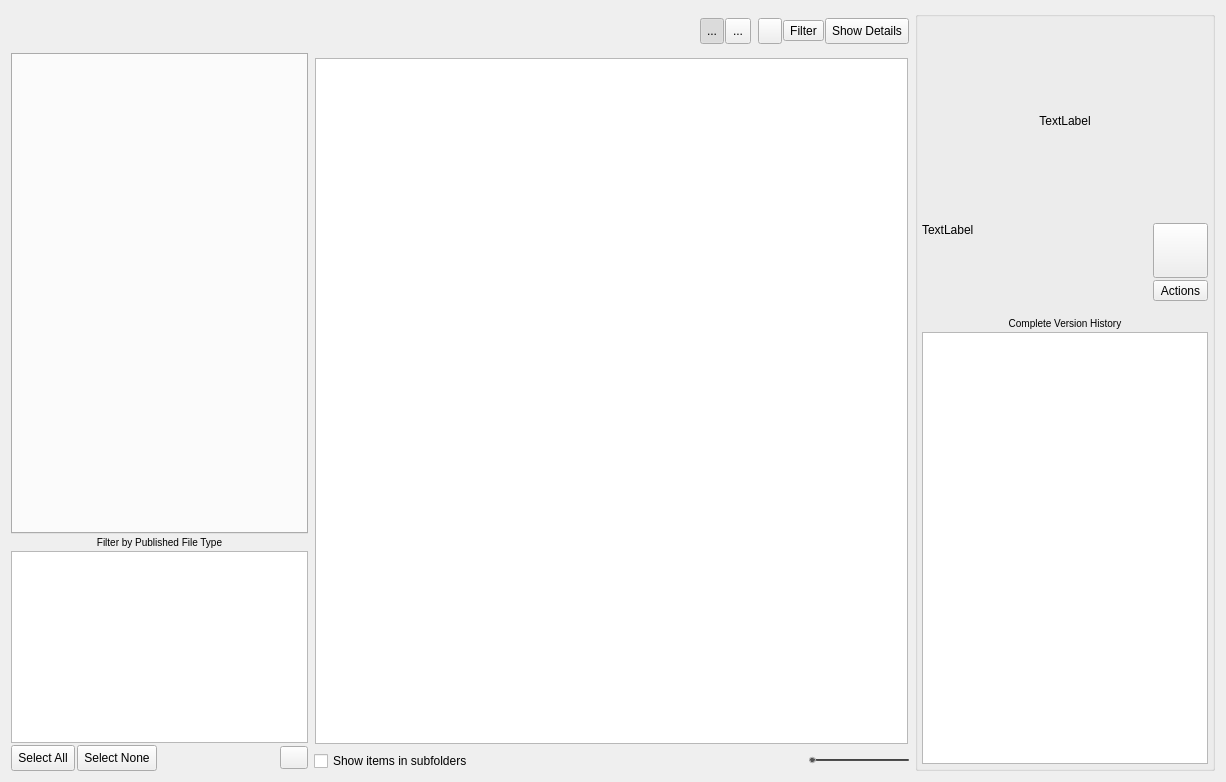
<?xml version="1.0" encoding="UTF-8"?>
<ui version="4.0">
 <class>Dialog</class>
 <widget class="QDialog" name="Dialog">
  <property name="geometry">
   <rect>
    <x>0</x>
    <y>0</y>
    <width>1226</width>
    <height>782</height>
   </rect>
  </property>
  <property name="windowTitle">
   <string>Load items into your scene</string>
  </property>
  <layout class="QHBoxLayout" name="horizontalLayout_3" stretch="1,2,0">
   <item>
    <layout class="QVBoxLayout" name="left_area">
     <property name="spacing">
      <number>2</number>
     </property>
     <item>
      <layout class="QHBoxLayout" name="top_toolbar">
       <item>
        <widget class="QToolButton" name="navigation_home">
         <property name="minimumSize">
          <size>
           <width>40</width>
           <height>40</height>
          </size>
         </property>
         <property name="maximumSize">
          <size>
           <width>40</width>
           <height>40</height>
          </size>
         </property>
         <property name="toolTip">
          <string>Clicking the &lt;i&gt;home button&lt;/i&gt; will take you to the location that best matches your current work area.</string>
         </property>
         <property name="accessibleName">
          <string>navigation_home</string>
         </property>
         <property name="styleSheet">
          <string notr="true">QToolButton{
   border: none;
   background-color: none;
   background-repeat: no-repeat;
   background-position: center center;
   background-image: url(:/res/home.png);
}

QToolButton:hover{
background-image: url(:/res/home_hover.png);
}

QToolButton:Pressed {
background-image: url(:/res/home_pressed.png);
}
</string>
         </property>
        </widget>
       </item>
       <item>
        <widget class="QToolButton" name="navigation_prev">
         <property name="minimumSize">
          <size>
           <width>40</width>
           <height>40</height>
          </size>
         </property>
         <property name="maximumSize">
          <size>
           <width>40</width>
           <height>40</height>
          </size>
         </property>
         <property name="toolTip">
          <string>&lt;i&gt;Go back&lt;/i&gt; in the folder history.</string>
         </property>
         <property name="accessibleName">
          <string>navigation_prev</string>
         </property>
         <property name="styleSheet">
          <string notr="true">QToolButton{
   border: none;
   background-color: none;
   background-repeat: no-repeat;
   background-position: center center;
   background-image: url(:/res/left_arrow.png);
}

QToolButton:disabled{
   background-image: url(:/res/left_arrow_disabled.png);
}

QToolButton:hover{
background-image: url(:/res/left_arrow_hover.png);
}

QToolButton:Pressed {
background-image: url(:/res/left_arrow_pressed.png);
}
</string>
         </property>
        </widget>
       </item>
       <item>
        <widget class="QToolButton" name="navigation_next">
         <property name="minimumSize">
          <size>
           <width>40</width>
           <height>40</height>
          </size>
         </property>
         <property name="maximumSize">
          <size>
           <width>40</width>
           <height>40</height>
          </size>
         </property>
         <property name="toolTip">
          <string>&lt;i&gt;Go forward&lt;/i&gt; in the folder history.</string>
         </property>
         <property name="accessibleName">
          <string>navigation_next</string>
         </property>
         <property name="styleSheet">
          <string notr="true">QToolButton{
   border: none;
   background-color: none;
   background-repeat: no-repeat;
   background-position: center center;
   background-image: url(:/res/right_arrow.png);
}

QToolButton:disabled{
   background-image: url(:/res/right_arrow_disabled.png);
}


QToolButton:hover{
background-image: url(:/res/right_arrow_hover.png);
}

QToolButton:Pressed {
background-image: url(:/res/right_arrow_pressed.png);
}
</string>
         </property>
        </widget>
       </item>
       <item>
        <widget class="QLabel" name="label">
         <property name="text">
          <string/>
         </property>
        </widget>
       </item>
      </layout>
     </item>
     <item>
      <widget class="QTabWidget" name="entity_preset_tabs">
       <property name="maximumSize">
        <size>
         <width>300</width>
         <height>16777202</height>
        </size>
       </property>
       <property name="toolTip">
        <string>This area shows &lt;i&gt;ShotGrid objects&lt;/i&gt; such as Shots or Assets, grouped into sections. </string>
       </property>
       <property name="accessibleName">
        <string>entity_preset_tabs</string>
       </property>
       <property name="currentIndex">
        <number>-1</number>
       </property>
       <property name="usesScrollButtons">
        <bool>true</bool>
       </property>
      </widget>
     </item>
     <item>
      <widget class="QLabel" name="label_4">
       <property name="text">
        <string>&lt;small&gt;Filter by Published File Type&lt;/small&gt;</string>
       </property>
       <property name="alignment">
        <set>Qt::AlignCenter</set>
       </property>
      </widget>
     </item>
     <item>
      <widget class="QListView" name="publish_type_list">
       <property name="sizePolicy">
        <sizepolicy hsizetype="Preferred" vsizetype="Maximum">
         <horstretch>0</horstretch>
         <verstretch>0</verstretch>
        </sizepolicy>
       </property>
       <property name="minimumSize">
        <size>
         <width>100</width>
         <height>100</height>
        </size>
       </property>
       <property name="toolTip">
        <string>This list shows all the relevant &lt;i&gt;publish types&lt;/i&gt; for your current selection. By ticking and unticking items in this list, publishes in the main view will be shown or hidden. You can see a summary count next to each publish type, showing how many items of that sort are matching your current selection.</string>
       </property>
       <property name="accessibleName">
        <string>publish_type_list</string>
       </property>
       <property name="styleSheet">
        <string notr="true">QListView::item {
    border-top: 1px dotted #888888;
    padding: 5px;
 }</string>
       </property>
       <property name="editTriggers">
        <set>QAbstractItemView::NoEditTriggers</set>
       </property>
       <property name="showDropIndicator" stdset="0">
        <bool>false</bool>
       </property>
       <property name="selectionMode">
        <enum>QAbstractItemView::NoSelection</enum>
       </property>
       <property name="uniformItemSizes">
        <bool>true</bool>
       </property>
      </widget>
     </item>
     <item>
      <layout class="QHBoxLayout" name="horizontalLayout_6">
       <property name="spacing">
        <number>2</number>
       </property>
       <item>
        <widget class="QToolButton" name="check_all">
         <property name="sizePolicy">
          <sizepolicy hsizetype="Fixed" vsizetype="Preferred">
           <horstretch>0</horstretch>
           <verstretch>0</verstretch>
          </sizepolicy>
         </property>
         <property name="minimumSize">
          <size>
           <width>60</width>
           <height>26</height>
          </size>
         </property>
         <property name="text">
          <string>Select All</string>
         </property>
        </widget>
       </item>
       <item>
        <widget class="QToolButton" name="check_none">
         <property name="sizePolicy">
          <sizepolicy hsizetype="Fixed" vsizetype="Preferred">
           <horstretch>0</horstretch>
           <verstretch>0</verstretch>
          </sizepolicy>
         </property>
         <property name="minimumSize">
          <size>
           <width>75</width>
           <height>26</height>
          </size>
         </property>
         <property name="text">
          <string>Select None</string>
         </property>
        </widget>
       </item>
       <item>
        <widget class="QLabel" name="label_3">
         <property name="text">
          <string/>
         </property>
         <property name="alignment">
          <set>Qt::AlignRight|Qt::AlignTrailing|Qt::AlignVCenter</set>
         </property>
        </widget>
       </item>
       <item>
        <widget class="QToolButton" name="cog_button">
         <property name="toolTip">
          <string>Tools and Settings</string>
         </property>
         <property name="accessibleName">
          <string>cog_button</string>
         </property>
         <property name="icon">
          <iconset resource="resources.qrc">
           <normaloff>:/res/gear.png</normaloff>:/res/gear.png</iconset>
         </property>
         <property name="iconSize">
          <size>
           <width>20</width>
           <height>16</height>
          </size>
         </property>
         <property name="popupMode">
          <enum>QToolButton::InstantPopup</enum>
         </property>
        </widget>
       </item>
      </layout>
     </item>
    </layout>
   </item>
   <item>
    <layout class="QVBoxLayout" name="middle_area">
     <item>
      <layout class="QHBoxLayout" name="horizontalLayout_2">
       <property name="spacing">
        <number>1</number>
       </property>
       <item>
        <widget class="QLabel" name="entity_breadcrumbs">
         <property name="sizePolicy">
          <sizepolicy hsizetype="Ignored" vsizetype="Preferred">
           <horstretch>0</horstretch>
           <verstretch>0</verstretch>
          </sizepolicy>
         </property>
         <property name="minimumSize">
          <size>
           <width>0</width>
           <height>40</height>
          </size>
         </property>
         <property name="toolTip">
          <string>This &lt;i&gt;breadcrumbs listing&lt;/i&gt; shows your currently selected ShotGrid location.</string>
         </property>
         <property name="text">
          <string/>
         </property>
        </widget>
       </item>
       <item>
        <spacer name="horizontalSpacer_5">
         <property name="orientation">
          <enum>Qt::Horizontal</enum>
         </property>
         <property name="sizeType">
          <enum>QSizePolicy::Ignored</enum>
         </property>
         <property name="sizeHint" stdset="0">
          <size>
           <width>40</width>
           <height>20</height>
          </size>
         </property>
        </spacer>
       </item>
       <item>
        <widget class="QToolButton" name="thumbnail_mode">
         <property name="minimumSize">
          <size>
           <width>0</width>
           <height>26</height>
          </size>
         </property>
         <property name="toolTip">
          <string>Thumbnail Mode</string>
         </property>
         <property name="accessibleName">
          <string>thumbnail_mode</string>
         </property>
         <property name="text">
          <string>...</string>
         </property>
         <property name="icon">
          <iconset resource="resources.qrc">
           <normaloff>:/res/mode_switch_thumb_active.png</normaloff>:/res/mode_switch_thumb_active.png</iconset>
         </property>
         <property name="checkable">
          <bool>true</bool>
         </property>
         <property name="checked">
          <bool>true</bool>
         </property>
        </widget>
       </item>
       <item>
        <widget class="QToolButton" name="list_mode">
         <property name="minimumSize">
          <size>
           <width>26</width>
           <height>26</height>
          </size>
         </property>
         <property name="toolTip">
          <string>List Mode</string>
         </property>
         <property name="accessibleName">
          <string>list_mode</string>
         </property>
         <property name="text">
          <string>...</string>
         </property>
         <property name="icon">
          <iconset resource="resources.qrc">
           <normaloff>:/res/mode_switch_card.png</normaloff>:/res/mode_switch_card.png</iconset>
         </property>
         <property name="checkable">
          <bool>true</bool>
         </property>
        </widget>
       </item>
       <item>
        <widget class="QLabel" name="label_5">
         <property name="minimumSize">
          <size>
           <width>5</width>
           <height>0</height>
          </size>
         </property>
         <property name="maximumSize">
          <size>
           <width>5</width>
           <height>16777215</height>
          </size>
         </property>
         <property name="text">
          <string/>
         </property>
        </widget>
       </item>
       <item>
        <widget class="QToolButton" name="search_publishes">
         <property name="minimumSize">
          <size>
           <width>0</width>
           <height>26</height>
          </size>
         </property>
         <property name="toolTip">
          <string>Filter Publishes</string>
         </property>
         <property name="accessibleName">
          <string>search_publishes</string>
         </property>
         <property name="icon">
          <iconset resource="resources.qrc">
           <normaloff>:/res/search.png</normaloff>:/res/search.png</iconset>
         </property>
         <property name="checkable">
          <bool>true</bool>
         </property>
        </widget>
       </item>
       <item>
        <widget class="FilterMenuButton" name="filter_menu_btn">
         <property name="text">
          <string>Filter</string>
         </property>
        </widget>
       </item>
       <item>
        <widget class="QToolButton" name="info">
         <property name="minimumSize">
          <size>
           <width>80</width>
           <height>26</height>
          </size>
         </property>
         <property name="toolTip">
          <string>Use this button to &lt;i&gt;toggle details on and off&lt;/i&gt;. </string>
         </property>
         <property name="text">
          <string>Show Details</string>
         </property>
        </widget>
       </item>
      </layout>
     </item>
     <item>
      <widget class="QFrame" name="publish_frame">
       <layout class="QHBoxLayout" name="horizontalLayout_7">
        <property name="spacing">
         <number>1</number>
        </property>
        <property name="leftMargin">
         <number>1</number>
        </property>
        <property name="topMargin">
         <number>1</number>
        </property>
        <property name="rightMargin">
         <number>1</number>
        </property>
        <property name="bottomMargin">
         <number>1</number>
        </property>
        <item>
         <widget class="QListView" name="publish_view">
          <property name="accessibleName">
           <string>publish_view</string>
          </property>
          <property name="editTriggers">
           <set>QAbstractItemView::NoEditTriggers</set>
          </property>
          <property name="resizeMode">
           <enum>QListView::Adjust</enum>
          </property>
          <property name="spacing">
           <number>5</number>
          </property>
          <property name="viewMode">
           <enum>QListView::IconMode</enum>
          </property>
          <property name="uniformItemSizes">
           <bool>true</bool>
          </property>
         </widget>
        </item>
       </layout>
      </widget>
     </item>
     <item>
      <layout class="QHBoxLayout" name="horizontalLayout_4">
       <item>
        <widget class="QCheckBox" name="show_sub_items">
         <property name="toolTip">
          <string>Enables the &lt;i&gt;subfolder mode&lt;/i&gt;, displaying a total aggregate of all selected items.</string>
         </property>
         <property name="accessibleName">
          <string>show_sub_items</string>
         </property>
         <property name="text">
          <string>Show items in subfolders</string>
         </property>
        </widget>
       </item>
       <item>
        <spacer name="horizontalSpacer_3">
         <property name="orientation">
          <enum>Qt::Horizontal</enum>
         </property>
         <property name="sizeHint" stdset="0">
          <size>
           <width>128</width>
           <height>20</height>
          </size>
         </property>
        </spacer>
       </item>
       <item>
        <widget class="QLabel" name="scale_label">
         <property name="text">
          <string/>
         </property>
         <property name="pixmap">
          <pixmap resource="resources.qrc">:/res/search.png</pixmap>
         </property>
        </widget>
       </item>
       <item>
        <widget class="QSlider" name="thumb_scale">
         <property name="minimumSize">
          <size>
           <width>100</width>
           <height>0</height>
          </size>
         </property>
         <property name="maximumSize">
          <size>
           <width>100</width>
           <height>16777215</height>
          </size>
         </property>
         <property name="toolTip">
          <string>Use this handle to &lt;i&gt;adjust the size&lt;/i&gt; of the displayed thumbnails.</string>
         </property>
         <property name="accessibleName">
          <string>thumb_scale</string>
         </property>
         <property name="styleSheet">
          <string notr="true">QSlider::groove:horizontal {
     /*border: 1px solid #999999; */
     height: 2px; /* the groove expands to the size of the slider by default. by giving it a height, it has a fixed size */
     background: qlineargradient(x1:0, y1:0, x2:0, y2:1, stop:0 #3F3F3F, stop:1 #545454);
     margin: 2px 0;
     border-radius: 1px;
 }

 QSlider::handle:horizontal {
     background: #545454;
     border: 1px solid #B6B6B6;
     width: 5px;
     margin: -2px 0; /* handle is placed by default on the contents rect of the groove. Expand outside the groove */
     border-radius: 3px;
 }
</string>
         </property>
         <property name="minimum">
          <number>70</number>
         </property>
         <property name="maximum">
          <number>250</number>
         </property>
         <property name="value">
          <number>70</number>
         </property>
         <property name="sliderPosition">
          <number>70</number>
         </property>
         <property name="orientation">
          <enum>Qt::Horizontal</enum>
         </property>
         <property name="invertedAppearance">
          <bool>false</bool>
         </property>
         <property name="invertedControls">
          <bool>false</bool>
         </property>
        </widget>
       </item>
      </layout>
     </item>
    </layout>
   </item>
   <item>
    <widget class="QGroupBox" name="details">
     <property name="minimumSize">
      <size>
       <width>300</width>
       <height>0</height>
      </size>
     </property>
     <property name="maximumSize">
      <size>
       <width>300</width>
       <height>16777215</height>
      </size>
     </property>
     <property name="title">
      <string/>
     </property>
     <layout class="QVBoxLayout" name="verticalLayout_3">
      <property name="spacing">
       <number>2</number>
      </property>
      <property name="leftMargin">
       <number>4</number>
      </property>
      <property name="topMargin">
       <number>4</number>
      </property>
      <property name="rightMargin">
       <number>4</number>
      </property>
      <property name="bottomMargin">
       <number>4</number>
      </property>
      <item>
       <layout class="QHBoxLayout" name="horizontalLayout">
        <item>
         <spacer name="horizontalSpacer">
          <property name="orientation">
           <enum>Qt::Horizontal</enum>
          </property>
          <property name="sizeHint" stdset="0">
           <size>
            <width>40</width>
            <height>20</height>
           </size>
          </property>
         </spacer>
        </item>
        <item>
         <widget class="QLabel" name="details_image">
          <property name="sizePolicy">
           <sizepolicy hsizetype="Fixed" vsizetype="Fixed">
            <horstretch>0</horstretch>
            <verstretch>0</verstretch>
           </sizepolicy>
          </property>
          <property name="minimumSize">
           <size>
            <width>256</width>
            <height>200</height>
           </size>
          </property>
          <property name="maximumSize">
           <size>
            <width>256</width>
            <height>200</height>
           </size>
          </property>
          <property name="accessibleName">
           <string>details_image</string>
          </property>
          <property name="text">
           <string>TextLabel</string>
          </property>
          <property name="scaledContents">
           <bool>true</bool>
          </property>
          <property name="alignment">
           <set>Qt::AlignCenter</set>
          </property>
         </widget>
        </item>
        <item>
         <spacer name="horizontalSpacer_4">
          <property name="orientation">
           <enum>Qt::Horizontal</enum>
          </property>
          <property name="sizeHint" stdset="0">
           <size>
            <width>40</width>
            <height>20</height>
           </size>
          </property>
         </spacer>
        </item>
       </layout>
      </item>
      <item>
       <layout class="QHBoxLayout" name="horizontalLayout_5">
        <item>
         <widget class="QLabel" name="details_header">
          <property name="text">
           <string>TextLabel</string>
          </property>
          <property name="alignment">
           <set>Qt::AlignLeading|Qt::AlignLeft|Qt::AlignTop</set>
          </property>
          <property name="wordWrap">
           <bool>true</bool>
          </property>
         </widget>
        </item>
        <item>
         <spacer name="horizontalSpacer_2">
          <property name="orientation">
           <enum>Qt::Horizontal</enum>
          </property>
          <property name="sizeHint" stdset="0">
           <size>
            <width>40</width>
            <height>20</height>
           </size>
          </property>
         </spacer>
        </item>
        <item>
         <layout class="QVBoxLayout" name="verticalLayout_4">
          <item>
           <widget class="QToolButton" name="detail_playback_btn">
            <property name="minimumSize">
             <size>
              <width>55</width>
              <height>55</height>
             </size>
            </property>
            <property name="maximumSize">
             <size>
              <width>55</width>
              <height>55</height>
             </size>
            </property>
            <property name="toolTip">
             <string>The most recent published version has some playable media associated. Click this button to launch the ShotGrid &lt;b&gt;Media Center&lt;/b&gt; web player to see the review version and any notes and comments that have been submitted.</string>
            </property>
            <property name="text">
             <string/>
            </property>
            <property name="icon">
             <iconset resource="resources.qrc">
              <normaloff>:/res/play_icon.png</normaloff>:/res/play_icon.png</iconset>
            </property>
            <property name="iconSize">
             <size>
              <width>40</width>
              <height>40</height>
             </size>
            </property>
            <property name="toolButtonStyle">
             <enum>Qt::ToolButtonTextBesideIcon</enum>
            </property>
           </widget>
          </item>
          <item>
           <widget class="QToolButton" name="detail_actions_btn">
            <property name="minimumSize">
             <size>
              <width>55</width>
              <height>0</height>
             </size>
            </property>
            <property name="maximumSize">
             <size>
              <width>55</width>
              <height>16777215</height>
             </size>
            </property>
            <property name="text">
             <string>Actions</string>
            </property>
            <property name="popupMode">
             <enum>QToolButton::InstantPopup</enum>
            </property>
            <property name="toolButtonStyle">
             <enum>Qt::ToolButtonTextOnly</enum>
            </property>
           </widget>
          </item>
         </layout>
        </item>
       </layout>
      </item>
      <item>
       <widget class="QLabel" name="version_history_label">
        <property name="sizePolicy">
         <sizepolicy hsizetype="Preferred" vsizetype="Maximum">
          <horstretch>0</horstretch>
          <verstretch>0</verstretch>
         </sizepolicy>
        </property>
        <property name="styleSheet">
         <string notr="true">QLabel { padding-top: 14px}</string>
        </property>
        <property name="text">
         <string>&lt;small&gt;Complete Version History&lt;/small&gt;</string>
        </property>
        <property name="alignment">
         <set>Qt::AlignCenter</set>
        </property>
        <property name="wordWrap">
         <bool>true</bool>
        </property>
       </widget>
      </item>
      <item>
       <widget class="QListView" name="history_view">
        <property name="accessibleName">
         <string>history_view</string>
        </property>
        <property name="verticalScrollMode">
         <enum>QAbstractItemView::ScrollPerPixel</enum>
        </property>
        <property name="horizontalScrollMode">
         <enum>QAbstractItemView::ScrollPerPixel</enum>
        </property>
        <property name="uniformItemSizes">
         <bool>true</bool>
        </property>
       </widget>
      </item>
     </layout>
    </widget>
   </item>
  </layout>
 </widget>
 <customwidgets>
  <customwidget>
   <class>FilterMenuButton</class>
   <extends>QToolButton</extends>
   <header>..framework_qtwidgets</header>
  </customwidget>
 </customwidgets>
 <tabstops>
  <tabstop>navigation_home</tabstop>
  <tabstop>navigation_prev</tabstop>
  <tabstop>navigation_next</tabstop>
  <tabstop>publish_type_list</tabstop>
  <tabstop>show_sub_items</tabstop>
  <tabstop>thumb_scale</tabstop>
  <tabstop>history_view</tabstop>
 </tabstops>
 <resources>
  <include location="resources.qrc"/>
 </resources>
 <connections/>
</ui>
